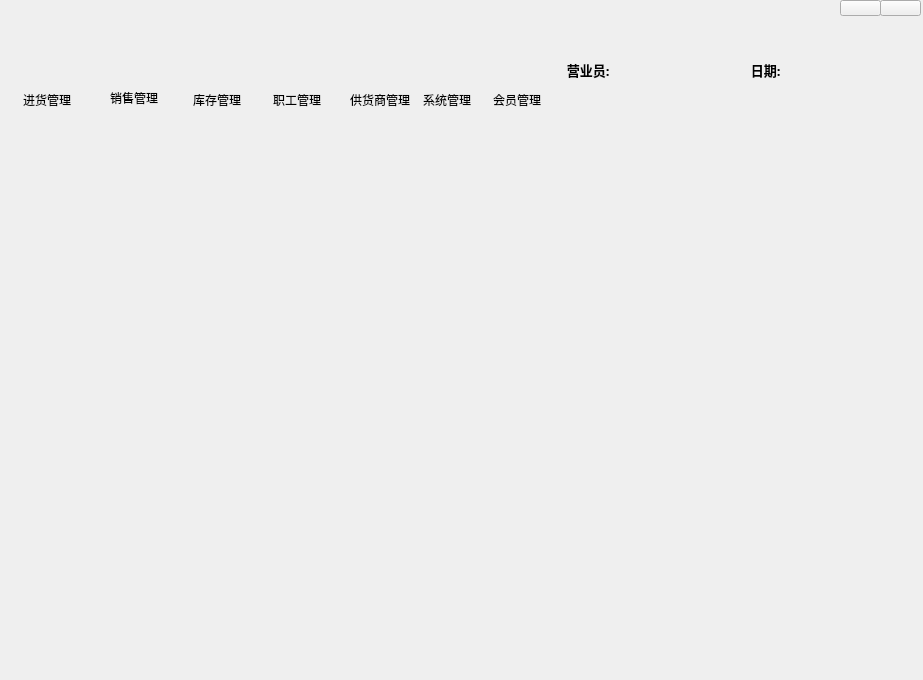
<?xml version="1.0" encoding="UTF-8"?>
<ui version="4.0">
 <class>mainDialog</class>
 <widget class="QDialog" name="mainDialog">
  <property name="geometry">
   <rect>
    <x>0</x>
    <y>0</y>
    <width>923</width>
    <height>680</height>
   </rect>
  </property>
  <property name="windowTitle">
   <string>Dialog</string>
  </property>
  <widget class="QLabel" name="label_10">
   <property name="geometry">
    <rect>
     <x>3</x>
     <y>1</y>
     <width>921</width>
     <height>681</height>
    </rect>
   </property>
   <property name="text">
    <string/>
   </property>
   <property name="pixmap">
    <pixmap resource="images.qrc">:/images/images/main.jpg</pixmap>
   </property>
  </widget>
  <widget class="QLabel" name="label_6">
   <property name="geometry">
    <rect>
     <x>110</x>
     <y>90</y>
     <width>61</width>
     <height>16</height>
    </rect>
   </property>
   <property name="text">
    <string>销售管理</string>
   </property>
  </widget>
  <widget class="QToolButton" name="employee">
   <property name="geometry">
    <rect>
     <x>270</x>
     <y>30</y>
     <width>61</width>
     <height>51</height>
    </rect>
   </property>
   <property name="styleSheet">
    <string notr="true">QToolButton{border-image: url(:/images/images/members.png);border-radius:5px;}
QToolButton:hover{border-image: url(:/images/images/members_2.png);border-radius:5px;}
QToolButton:pressed{border-image: url(:/images/images/members_3.png);border-radius:5px;}</string>
   </property>
   <property name="text">
    <string/>
   </property>
  </widget>
  <widget class="QLabel" name="label_9">
   <property name="geometry">
    <rect>
     <x>350</x>
     <y>90</y>
     <width>61</width>
     <height>20</height>
    </rect>
   </property>
   <property name="text">
    <string>供货商管理</string>
   </property>
  </widget>
  <widget class="QToolButton" name="inStock">
   <property name="geometry">
    <rect>
     <x>20</x>
     <y>30</y>
     <width>61</width>
     <height>51</height>
    </rect>
   </property>
   <property name="styleSheet">
    <string notr="true">QToolButton{border-image: url(:/images/images/packing2.png);
border-radius:5px;}
QToolButton:hover{border-image: url(:/images/images/packing2_2.png);
border-radius:5px;}
QToolButton:pressed{border-image: url(:/images/images/packing2_3.png);
border-radius:5px;}</string>
   </property>
   <property name="text">
    <string/>
   </property>
   <property name="toolButtonStyle">
    <enum>Qt::ToolButtonTextUnderIcon</enum>
   </property>
   <property name="autoRaise">
    <bool>false</bool>
   </property>
  </widget>
  <widget class="QLabel" name="label_3">
   <property name="geometry">
    <rect>
     <x>23</x>
     <y>90</y>
     <width>61</width>
     <height>20</height>
    </rect>
   </property>
   <property name="text">
    <string>进货管理</string>
   </property>
  </widget>
  <widget class="QToolButton" name="storage">
   <property name="geometry">
    <rect>
     <x>190</x>
     <y>30</y>
     <width>61</width>
     <height>51</height>
    </rect>
   </property>
   <property name="styleSheet">
    <string notr="true">QToolButton{border-image: url(:/images/images/inventory-maintenance.png);border-radius:5px;}
QToolButton:hover{border-image: url(:/images/images/inventory-maintenance_2.png);border-radius:5px;}
QToolButton:pressed{border-image: url(:/images/images/inventory-maintenance_3.png);border-radius:5px;}</string>
   </property>
   <property name="text">
    <string/>
   </property>
  </widget>
  <widget class="QLabel" name="label_7">
   <property name="geometry">
    <rect>
     <x>273</x>
     <y>90</y>
     <width>61</width>
     <height>20</height>
    </rect>
   </property>
   <property name="text">
    <string>职工管理</string>
   </property>
  </widget>
  <widget class="QToolButton" name="vip">
   <property name="geometry">
    <rect>
     <x>490</x>
     <y>30</y>
     <width>61</width>
     <height>51</height>
    </rect>
   </property>
   <property name="styleSheet">
    <string notr="true">QToolButton{border-image: url(:/images/images/vip.png);border-radius:5px;}
QToolButton:hover{border-image: url(:/images/images/vip_2.png);border-radius:5px;}
QToolButton:pressed{border-image: url(:/images/images/vip_3.png);border-radius:5px;}
</string>
   </property>
   <property name="text">
    <string/>
   </property>
  </widget>
  <widget class="QLabel" name="label_8">
   <property name="geometry">
    <rect>
     <x>493</x>
     <y>90</y>
     <width>61</width>
     <height>20</height>
    </rect>
   </property>
   <property name="text">
    <string>会员管理</string>
   </property>
  </widget>
  <widget class="QToolButton" name="system">
   <property name="geometry">
    <rect>
     <x>420</x>
     <y>30</y>
     <width>61</width>
     <height>51</height>
    </rect>
   </property>
   <property name="styleSheet">
    <string notr="true">QToolButton{border-image: url(:/images/images/control-panel.png);border-radius:5px;}
QToolButton:hover{border-image: url(:/images/images/control-panel_2.png);border-radius:5px;}
QToolButton:pressed{border-image: url(:/images/images/control-panel_3.png);border-radius:5px;}</string>
   </property>
   <property name="text">
    <string/>
   </property>
  </widget>
  <widget class="QToolButton" name="outStock">
   <property name="geometry">
    <rect>
     <x>110</x>
     <y>30</y>
     <width>61</width>
     <height>51</height>
    </rect>
   </property>
   <property name="styleSheet">
    <string notr="true">QToolButton{border-image: url(:/images/images/report_calc.png);border-radius:5px;}
QToolButton:hover{border-image: url(:/images/images/report_calc_2.png);border-radius:5px;}
QToolButton:pressed{border-image: url(:/images/images/report_calc_3.png);border-radius:5px;}

</string>
   </property>
   <property name="text">
    <string/>
   </property>
  </widget>
  <widget class="QToolButton" name="supplier">
   <property name="geometry">
    <rect>
     <x>350</x>
     <y>30</y>
     <width>61</width>
     <height>51</height>
    </rect>
   </property>
   <property name="styleSheet">
    <string notr="true">QToolButton{border-image: url(:/images/images/supplier.png);border-radius:5px;}
QToolButton:hover{border-image: url(:/images/images/supplier_2.png);border-radius:5px;}
QToolButton:pressed{border-image: url(:/images/images/sell_3.png);border-radius:5px;}</string>
   </property>
   <property name="text">
    <string/>
   </property>
  </widget>
  <widget class="QLabel" name="label_11">
   <property name="geometry">
    <rect>
     <x>423</x>
     <y>90</y>
     <width>61</width>
     <height>20</height>
    </rect>
   </property>
   <property name="text">
    <string>系统管理</string>
   </property>
  </widget>
  <widget class="QLabel" name="label_12">
   <property name="geometry">
    <rect>
     <x>193</x>
     <y>90</y>
     <width>61</width>
     <height>20</height>
    </rect>
   </property>
   <property name="text">
    <string>库存管理</string>
   </property>
  </widget>
  <widget class="QToolButton" name="exit">
   <property name="geometry">
    <rect>
     <x>880</x>
     <y>0</y>
     <width>41</width>
     <height>16</height>
    </rect>
   </property>
   <property name="styleSheet">
    <string notr="true">QToolButton{border-image: url(:/images/images/login_close.jpg);}
QToolButton:hover{border-image: url(:/images/images/login_close_2.jpg);}
QToolButton:pressed{border-image: url(:/images/images/login_close_3.jpg);}
</string>
   </property>
   <property name="text">
    <string/>
   </property>
  </widget>
  <widget class="QToolButton" name="min">
   <property name="geometry">
    <rect>
     <x>840</x>
     <y>0</y>
     <width>41</width>
     <height>16</height>
    </rect>
   </property>
   <property name="styleSheet">
    <string notr="true">QToolButton{border-image: url(:/images/images/login_min.jpg);}
QToolButton:hover{border-image: url(:/images/images/login_min_2.jpg);}
QToolButton:pressed{border-image: url(:/images/images/login_min_3.jpg);}</string>
   </property>
   <property name="text">
    <string/>
   </property>
  </widget>
  <widget class="QWidget" name="horizontalLayoutWidget">
   <property name="geometry">
    <rect>
     <x>560</x>
     <y>30</y>
     <width>361</width>
     <height>80</height>
    </rect>
   </property>
   <layout class="QHBoxLayout" name="horizontalLayout">
    <item>
     <widget class="QLabel" name="label">
      <property name="font">
       <font>
        <family>微软雅黑</family>
        <pointsize>10</pointsize>
        <weight>75</weight>
        <bold>true</bold>
       </font>
      </property>
      <property name="text">
       <string>  营业员:</string>
      </property>
     </widget>
    </item>
    <item>
     <widget class="QLabel" name="name">
      <property name="enabled">
       <bool>true</bool>
      </property>
      <property name="text">
       <string/>
      </property>
     </widget>
    </item>
    <item>
     <widget class="QLabel" name="label_2">
      <property name="font">
       <font>
        <family>微软雅黑</family>
        <pointsize>10</pointsize>
        <weight>75</weight>
        <bold>true</bold>
       </font>
      </property>
      <property name="text">
       <string>  日期:</string>
      </property>
     </widget>
    </item>
    <item>
     <widget class="QLabel" name="time">
      <property name="enabled">
       <bool>true</bool>
      </property>
      <property name="text">
       <string/>
      </property>
     </widget>
    </item>
   </layout>
  </widget>
  <widget class="QWidget" name="verticalLayoutWidget">
   <property name="geometry">
    <rect>
     <x>10</x>
     <y>140</y>
     <width>681</width>
     <height>531</height>
    </rect>
   </property>
   <layout class="QVBoxLayout" name="middlelayout"/>
  </widget>
 </widget>
 <resources>
  <include location="images.qrc"/>
 </resources>
 <connections/>
</ui>
